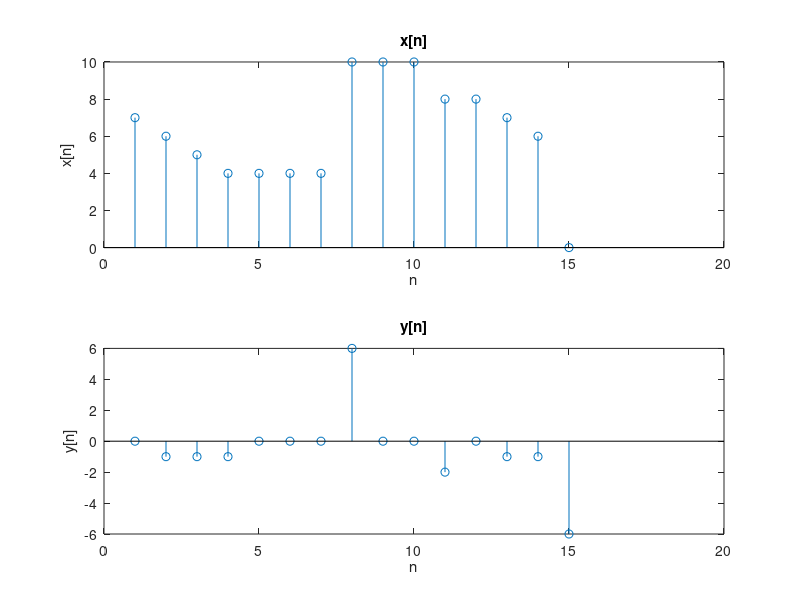
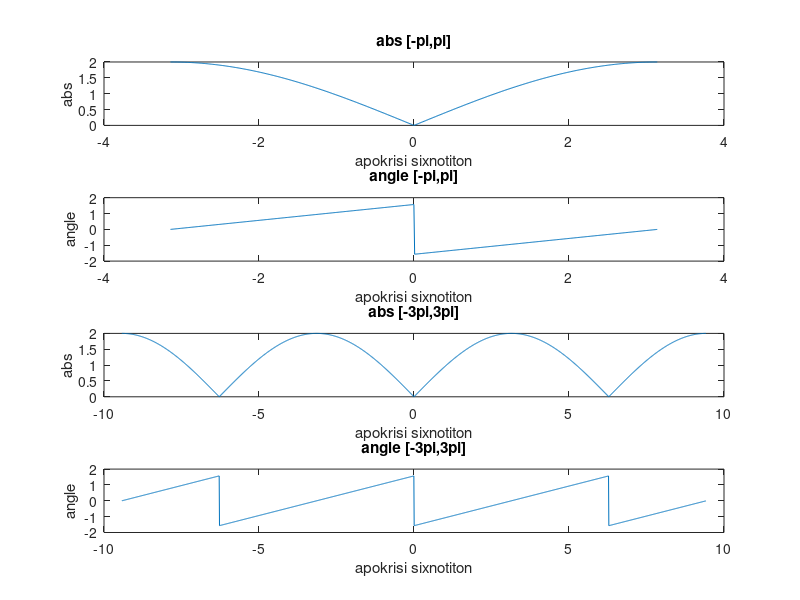

Write the MATLAB code that produced these figures, in order.
function Ask2
  
#2a
x = [7 6 5 4 4 4 4 10 10 10 8 8 7 6 0];
y(1) = 0;
n=[1:15];

for i = 2:15
  y(i) = x(i)- x(i-1);
end

figure();
subplot(2,1,1);
stem(n,x);
title("x[n]");
xlabel("n");
ylabel("x[n]");


subplot(2,1,2);
stem(n,y);
title("y[n]");
xlabel("n");
ylabel("y[n]");

#2b
#--------------------------------
w = -pi : 0.01 : pi;
Q = atan((sin(w))./(1-cos(w)));
H = 2.*abs(sin(w./2)).*exp(-j.*Q);

abs1 = abs(H);
angle1 = angle(H);

figure;
subplot(4,1,1);
grid;
plot(w,abs1);
title("abs [-pi,pi]");
xlabel("apokrisi sixnotiton");
ylabel("abs");

subplot(4,1,2);
grid;
plot(w,angle1);
title("angle [-pi,pi]");
xlabel("apokrisi sixnotiton");
ylabel("angle");

#--------------------------------
w2 = -3*pi : 0.01 : 3*pi;
Q = atan((sin(w2))./(1-cos(w2)));
H = 2.*abs(sin(w2./2)).*exp(-j.*Q);

abs2 = abs(H);
angle2 = angle(H);

subplot(4,1,3);
grid;
plot(w2,abs2);
title("abs [-3pi,3pi]");
xlabel("apokrisi sixnotiton");
ylabel("abs");

subplot(4,1,4);
grid;
plot(w2,angle2);
title("angle [-3pi,3pi]");
xlabel("apokrisi sixnotiton");
ylabel("angle");

endfunction

